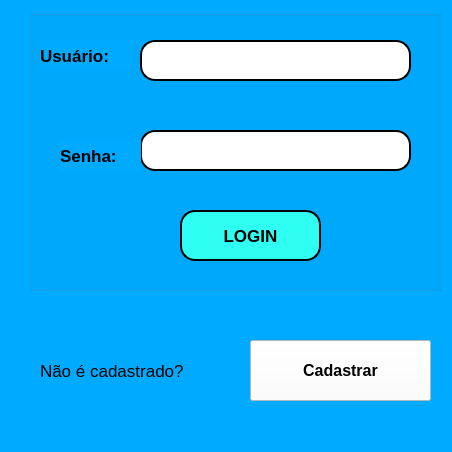
<?xml version="1.0" encoding="UTF-8"?>
<ui version="4.0">
 <class>MainWindow</class>
 <widget class="QMainWindow" name="MainWindow">
  <property name="geometry">
   <rect>
    <x>0</x>
    <y>0</y>
    <width>452</width>
    <height>452</height>
   </rect>
  </property>
  <property name="contextMenuPolicy">
   <enum>Qt::NoContextMenu</enum>
  </property>
  <property name="windowTitle">
   <string>MainWindow</string>
  </property>
  <property name="styleSheet">
   <string notr="true">background-color: rgb(0, 170, 255);</string>
  </property>
  <widget class="QWidget" name="centralwidget">
   <widget class="QLabel" name="label">
    <property name="geometry">
     <rect>
      <x>40</x>
      <y>360</y>
      <width>181</width>
      <height>21</height>
     </rect>
    </property>
    <property name="font">
     <font>
      <pointsize>13</pointsize>
     </font>
    </property>
    <property name="text">
     <string>Não é cadastrado?</string>
    </property>
   </widget>
   <widget class="QPushButton" name="bt_cadastrar">
    <property name="geometry">
     <rect>
      <x>250</x>
      <y>340</y>
      <width>181</width>
      <height>61</height>
     </rect>
    </property>
    <property name="font">
     <font>
      <pointsize>12</pointsize>
      <weight>75</weight>
      <bold>true</bold>
     </font>
    </property>
    <property name="styleSheet">
     <string notr="true">background-color: rgb(255, 255, 255);

</string>
    </property>
    <property name="text">
     <string>Cadastrar</string>
    </property>
    <property name="icon">
     <iconset>
      <normaloff>../icones/download (1).png</normaloff>../icones/download (1).png</iconset>
    </property>
    <property name="iconSize">
     <size>
      <width>40</width>
      <height>40</height>
     </size>
    </property>
   </widget>
   <widget class="QGroupBox" name="groupBox">
    <property name="geometry">
     <rect>
      <x>30</x>
      <y>10</y>
      <width>411</width>
      <height>281</height>
     </rect>
    </property>
    <property name="title">
     <string/>
    </property>
    <widget class="QLineEdit" name="le_senha">
     <property name="geometry">
      <rect>
       <x>110</x>
       <y>120</y>
       <width>271</width>
       <height>41</height>
      </rect>
     </property>
     <property name="styleSheet">
      <string notr="true">background-color: rgb(255, 255, 255);
border-radius: 15px;
border-style: outset;
border-width: 2px;</string>
     </property>
     <property name="inputMask">
      <string/>
     </property>
     <property name="text">
      <string/>
     </property>
     <property name="maxLength">
      <number>32767</number>
     </property>
     <property name="echoMode">
      <enum>QLineEdit::Password</enum>
     </property>
    </widget>
    <widget class="QLineEdit" name="le_usuario">
     <property name="geometry">
      <rect>
       <x>110</x>
       <y>30</y>
       <width>271</width>
       <height>41</height>
      </rect>
     </property>
     <property name="font">
      <font>
       <pointsize>15</pointsize>
       <weight>75</weight>
       <bold>true</bold>
      </font>
     </property>
     <property name="styleSheet">
      <string notr="true">background-color: rgb(255, 255, 255);
border-radius: 15px;
border-style: outset;
border-width: 2px;</string>
     </property>
    </widget>
    <widget class="QLabel" name="label_5">
     <property name="geometry">
      <rect>
       <x>10</x>
       <y>30</y>
       <width>91</width>
       <height>31</height>
      </rect>
     </property>
     <property name="font">
      <font>
       <pointsize>13</pointsize>
       <weight>75</weight>
       <bold>true</bold>
      </font>
     </property>
     <property name="text">
      <string>Usuário:</string>
     </property>
    </widget>
    <widget class="QLabel" name="label_6">
     <property name="geometry">
      <rect>
       <x>30</x>
       <y>130</y>
       <width>81</width>
       <height>31</height>
      </rect>
     </property>
     <property name="font">
      <font>
       <pointsize>13</pointsize>
       <weight>75</weight>
       <bold>true</bold>
      </font>
     </property>
     <property name="text">
      <string>Senha:</string>
     </property>
    </widget>
    <widget class="QPushButton" name="bt_login">
     <property name="geometry">
      <rect>
       <x>150</x>
       <y>200</y>
       <width>141</width>
       <height>51</height>
      </rect>
     </property>
     <property name="font">
      <font>
       <pointsize>13</pointsize>
       <weight>75</weight>
       <bold>true</bold>
      </font>
     </property>
     <property name="styleSheet">
      <string notr="true">background-color: rgb(46, 255, 242);
border-style: outset;
border-width: 2px;
border-radius: 15px;
border-color: black;</string>
     </property>
     <property name="text">
      <string>LOGIN</string>
     </property>
    </widget>
   </widget>
  </widget>
  <widget class="QMenuBar" name="menubar">
   <property name="geometry">
    <rect>
     <x>0</x>
     <y>0</y>
     <width>452</width>
     <height>26</height>
    </rect>
   </property>
  </widget>
  <widget class="QStatusBar" name="statusbar"/>
 </widget>
 <resources/>
 <connections/>
</ui>
